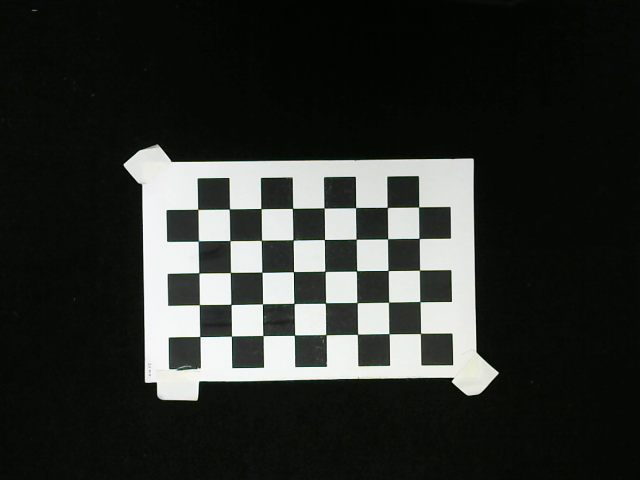
#> input picture HaoYing_v2/CalibrationImageStandard.png, 640 x 480 px, given in place of the camera
$ python EdgeDetection_20230418152604.py
#> lines starting #> are read from the running program, lines starting #| are printed output that depends on the picture; after the words box and inside, x2 and y2 are one past the last pixel; in counts of white or black regions, pixels touching at a corner belong together
import cv2
import numpy as np

## 篩選輪廓
def delet_contours(contours, delete_list):
    delta = 0
    for i in range(len(delete_list)):
        # print("i= ", i)
        contours = list(contours)
        del contours[delete_list[i] - delta]
        contours = tuple(contours)
        delta = delta + 1
    return contours

cap = cv2.VideoCapture(0)
if not cap.isOpened():
    print("Cannot open camera")
    exit()

while True:
    ret, frame = cap.read()
#> frame is the input picture: shape (480, 640, 3); mean B, G, R 44.8, 48.7, 45.4
    if not ret:
        print("Cannot receive frame")
        break

    img = cv2.cvtColor(frame, cv2.COLOR_BGR2GRAY)

    ## Laplacian()
    Laplace_output = cv2.Laplacian(img, -1, 1, 5)
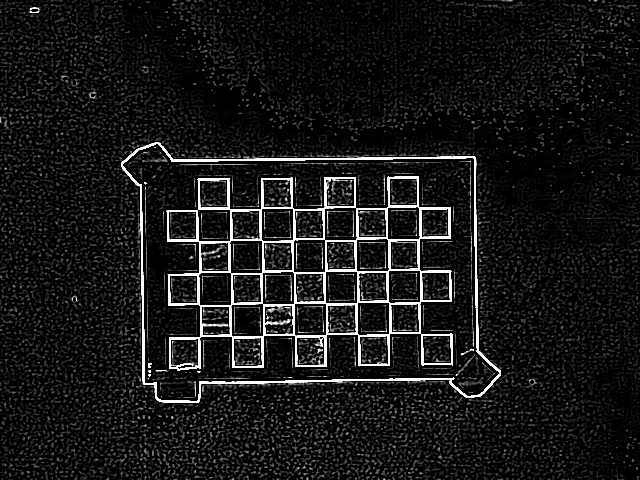
#> Laplace_output: shape (480, 640); min 0, max 255, mean 23.2
    # cv2.imshow("Laplacian", Laplace_output)
    img_out = Laplace_output


    ## Contours process
    element = cv2.getStructuringElement(cv2.MORPH_RECT, (3, 3))
    img_out = cv2.morphologyEx(img_out, cv2.MORPH_CLOSE, element)
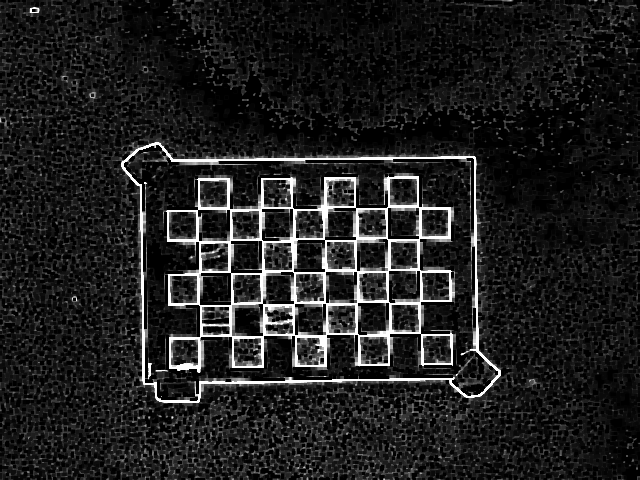
#> img_out: shape (480, 640); min 0, max 255, mean 32.2
    # cv2.imshow("Graph", img_out)
    contours, hierarchy = cv2.findContours(img_out, cv2.RETR_TREE, cv2.CHAIN_APPROX_NONE)
#> contours = 2743 contours, 1538 with area under 20; largest, box (x1, y1, x2, y2) and area: (0, 0, 640, 480) 302968, (177, 70, 300, 142) 2906, (521, 98, 586, 172) 2244, (293, 108, 395, 147) 1484, (387, 103, 466, 142) 1483

    cv2.drawContours(frame, contours, -1, (0,0,255), 5)
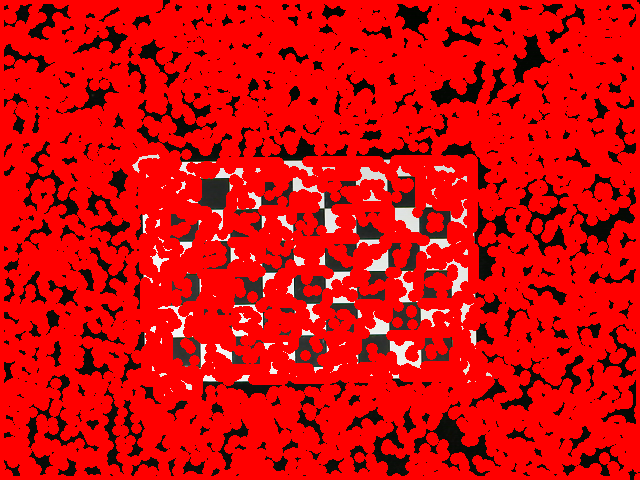
#> frame: shape (480, 640, 3); mean B, G, R 7.8, 8.6, 215.3
    cv2.imshow("Result", frame)

    # [11 lines of commented-out code are left out]


    if cv2.waitKey(1) == ord('q'):
#> (key q is pressed here)
        break

cap.release()
cv2.destroyAllWindows()
